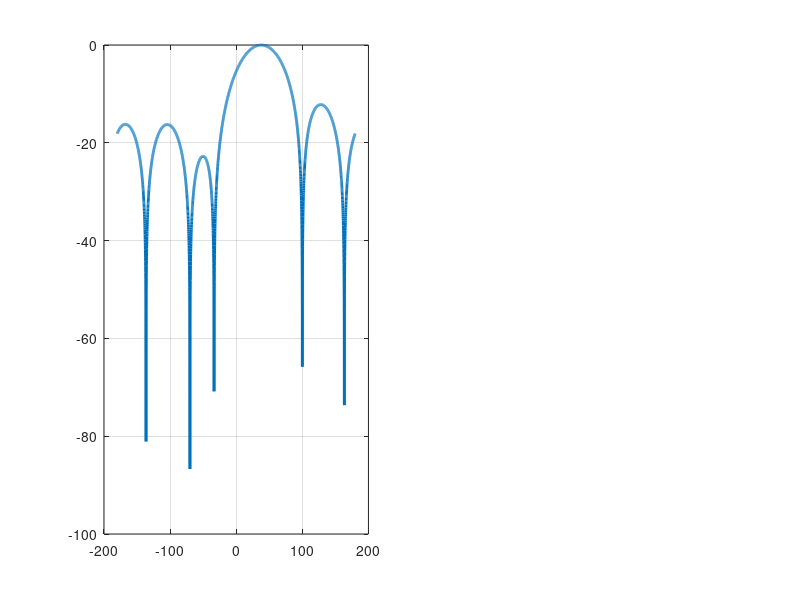

Write the MATLAB code that produced this figure. (Note: this script raises an error after producing the figure.)
%% UCA Design: Taylor Windowing + Synthesis + Null Steering
clear; clc; close all;

%% 1. Parameters
N = 8;                           % Number of antenna elements (Increased for better null resolution)
R_lambda = (84e-3)/(0.125);                   % Radius / Wavelength ratio
circumference = 2*pi*R_lambda; 
M = 6;                            % Number of phase modes (Recommended M <= N)
m_indices = (-(M-1)/2 : (M-1)/2)'; 

% --- Taylor & Steering Settings ---
SLL_dB = 25;                      % Desired Side Lobe Level (dB)
nbar = 4;                         % Taylor parameter
phi_0_deg = 45;                   % Main lobe direction (Degrees)
phi_nulls_deg = [-70, 100];       % Directions to be NULLIFIED
phi_0 = deg2rad(phi_0_deg);       
phi_nulls = deg2rad(phi_nulls_deg);

phi = linspace(-pi, pi, 4000);    % Angular range for plotting

%% 2. Calculation of Taylor Phase Mode Weights
% Generates Taylor window weights for the phase modes
w_taylor = taylorwin(M, nbar, -SLL_dB);

% Basic mode weights steered towards the main lobe
w_PM_basic = w_taylor .* exp(-1j * m_indices * phi_0);

%% 3. Null Steering (Projection Matrix Method)
% Steering Matrix: Contains phase mode responses at null directions
A_null = zeros(length(phi_nulls), M);
for k = 1:length(phi_nulls)
    A_null(k, :) = exp(1j * m_indices * phi_nulls(k));
end

% Projection Matrix: C = I - A'(AA')^-1 A
% This forces the weight vector into the subspace orthogonal to the null directions
I = eye(M);
C = I - A_null' * ((A_null * A_null') \ A_null);

% New phase mode weights with nulls incorporated
w_PM_steered = C * w_PM_basic;

%% 4. Physical Antenna Weights (Synthesis)
w_physical = zeros(N, 1);
phi_n = 2 * pi * (0:N-1)' / N;    % Physical positions of elements
for n = 1:N
    sum_val = 0;
    for i = 1:M
        m = m_indices(i);
        bessel_term = besselj(m, circumference);
        
        % Stability check to avoid division by zero
        if abs(bessel_term) < 1e-6, bessel_term = sign(bessel_term)*1e-6; end
        
        % UCA Synthesis Formula
        term = (w_PM_steered(i) / (N * (1j^m) * bessel_term)) * exp(1j * m * phi_n(n));
        sum_val = sum_val + term;
    end
    w_physical(n) = sum_val;
end
w_physical = w_physical / max(abs(w_physical)); % Normalization

%% 5. Analysis and Pattern Calculation
pattern = zeros(size(phi));
for i = 1:M
    m = m_indices(i);
    pattern = pattern + (w_PM_steered(i) * exp(1j * m * phi));
end

% Convert to decibels (dB)
pattern_linear = abs(pattern) / max(abs(pattern));
pattern_db = 20*log10(pattern_linear);

% HPBW Calculation (Half Power Beam Width)
[~, main_lob_idx] = max(pattern_db);
idx_left = find(pattern_db(1:main_lob_idx) <= -3, 1, 'last');
idx_right = find(pattern_db(main_lob_idx:end) <= -3, 1, 'first') + main_lob_idx - 1;
hpbw = abs(rad2deg(phi(idx_right) - phi(idx_left)));

%% 6. Visualization
figure('Name', 'UCA Taylor + Null Steering', 'Color', 'w', 'Position', [100, 100, 1200, 500]);

% Cartesian Plot
subplot(1,2,1);
plot(rad2deg(phi), pattern_db, 'LineWidth', 2); 
grid on; hold on;
xline(phi_0_deg, '--g', 'Main Lobe', 'LineWidth', 1.5);
scatter(phi_nulls_deg, interp1(rad2deg(phi), pattern_db, phi_nulls_deg), 80, 'rx', 'LineWidth', 2, 'DisplayName', 'Null Points');
yline(-SLL_dB, 'r--', 'Target SLL');
ylim([-80 5]); xlim([-180 180]);
title(['Taylor + Null Steering (HPBW: ' num2str(hpbw, '%.1f') '^\circ)']);
xlabel('Angle (Degrees)'); ylabel('Gain (dB)');
legend('Radiation Pattern', 'Main Lobe', 'Null Points', 'Location', 'South');

% Polar Plot
subplot(1,2,2);
db_limit = -60; 
polar_data = pattern_db;
polar_data(polar_data < db_limit) = db_limit; % Clip for visibility
polarplot(phi, polar_data, 'LineWidth', 2);
ax = gca; ax.RLim = [db_limit 0];
title('UCA Polar Pattern (dB)');

% Print Results to Console
fprintf('--- Physical Element Weights ---\n');
disp(table((1:N)', abs(w_physical), rad2deg(angle(w_physical)), ...
    'VariableNames', {'Element_No', 'Magnitude', 'Phase_Degrees'}));